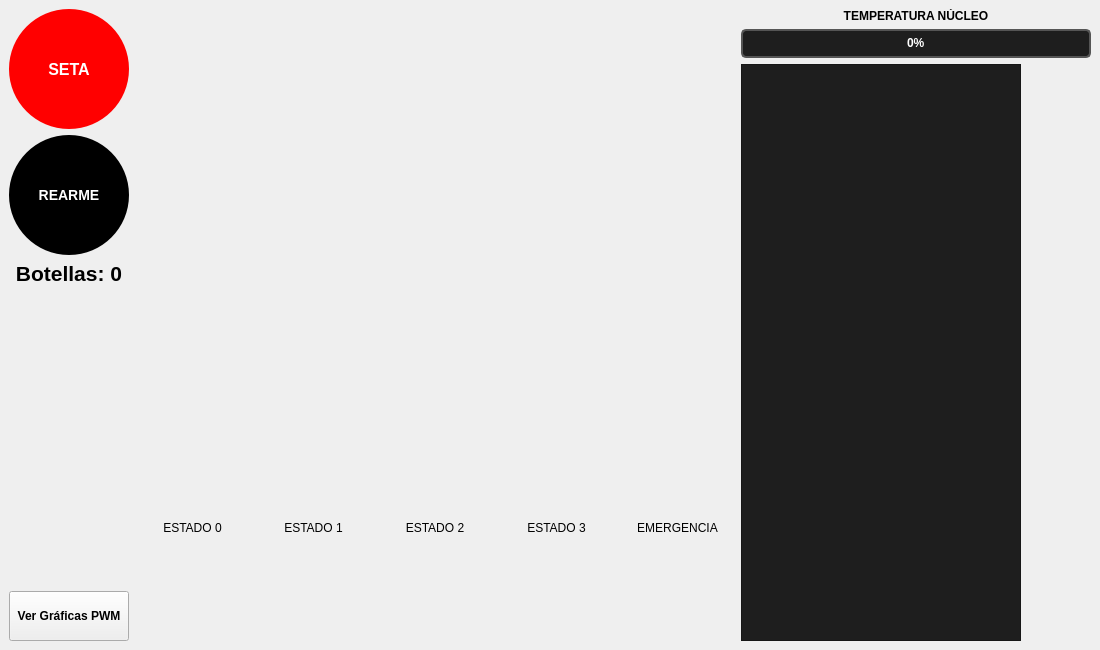
<?xml version="1.0" encoding="UTF-8"?>
<ui version="4.0">
 <class>MainWindow</class>
 <widget class="QMainWindow" name="MainWindow">
  <property name="geometry">
   <rect>
    <x>0</x>
    <y>0</y>
    <width>1100</width>
    <height>650</height>
   </rect>
  </property>
  <property name="windowTitle">
   <string>SCADA Embotelladora</string>
  </property>
  <widget class="QWidget" name="centralwidget">
   <layout class="QHBoxLayout" name="horizontalLayout">
    <item>
     <layout class="QVBoxLayout" name="layoutLeft">
      <item>
       <widget class="QPushButton" name="btnSeta">
        <property name="minimumSize">
         <size>
          <width>120</width>
          <height>120</height>
         </size>
        </property>
        <property name="styleSheet">
         <string>background-color: red; color: white; font-weight: bold; border-radius: 60px; font-size: 16px;</string>
        </property>
        <property name="text">
         <string>SETA</string>
        </property>
       </widget>
      </item>
      <item>
       <widget class="QPushButton" name="btnRearme">
        <property name="minimumSize">
         <size>
          <width>120</width>
          <height>120</height>
         </size>
        </property>
        <property name="styleSheet">
         <string>background-color: black; color: white; font-weight: bold; border-radius: 60px; font-size: 14px;</string>
        </property>
        <property name="text">
         <string>REARME</string>
        </property>
       </widget>
      </item>
      <item>
       <widget class="QLabel" name="lblContador">
        <property name="font">
         <font>
          <pointsize>16</pointsize>
          <bold>true</bold>
         </font>
        </property>
        <property name="text">
         <string>Botellas: 0</string>
        </property>
        <property name="alignment">
         <set>Qt::AlignCenter</set>
        </property>
       </widget>
      </item>
      <item>
       <spacer name="verticalSpacer">
        <property name="orientation">
         <enum>Qt::Vertical</enum>
        </property>
        <property name="sizeHint" stdset="0">
         <size>
          <width>20</width>
          <height>40</height>
         </size>
        </property>
       </spacer>
      </item>
      <item>
       <widget class="QPushButton" name="btnGraficas">
        <property name="minimumSize">
         <size>
          <width>0</width>
          <height>50</height>
         </size>
        </property>
        <property name="font">
         <font>
          <bold>true</bold>
         </font>
        </property>
        <property name="text">
         <string>Ver Gráficas PWM</string>
        </property>
       </widget>
      </item>
     </layout>
    </item>
    <item>
     <layout class="QVBoxLayout" name="layoutCenter">
      <item>
       <widget class="QLabel" name="lblImagen">
        <property name="minimumSize">
         <size>
          <width>600</width>
          <height>400</height>
         </size>
        </property>
        <property name="maximumSize">
         <size>
          <width>600</width>
          <height>400</height>
         </size>
        </property>
        <property name="styleSheet">
         <string>background-color: transparent;</string>
        </property>
        <property name="text">
         <string/>
        </property>
        <property name="scaledContents">
         <bool>true</bool>
        </property>
        <property name="alignment">
         <set>Qt::AlignCenter</set>
        </property>
       </widget>
      </item>
      <item>
       <layout class="QHBoxLayout" name="layoutStates">
        <item>
         <widget class="QLabel" name="lblSt0">
          <property name="minimumSize">
           <size>
            <width>0</width>
            <height>40</height>
           </size>
          </property>
          <property name="text">
           <string>ESTADO 0</string>
          </property>
          <property name="alignment">
           <set>Qt::AlignCenter</set>
          </property>
         </widget>
        </item>
        <item>
         <widget class="QLabel" name="lblSt1">
          <property name="minimumSize">
           <size>
            <width>0</width>
            <height>40</height>
           </size>
          </property>
          <property name="text">
           <string>ESTADO 1</string>
          </property>
          <property name="alignment">
           <set>Qt::AlignCenter</set>
          </property>
         </widget>
        </item>
        <item>
         <widget class="QLabel" name="lblSt2">
          <property name="minimumSize">
           <size>
            <width>0</width>
            <height>40</height>
           </size>
          </property>
          <property name="text">
           <string>ESTADO 2</string>
          </property>
          <property name="alignment">
           <set>Qt::AlignCenter</set>
          </property>
         </widget>
        </item>
        <item>
         <widget class="QLabel" name="lblSt3">
          <property name="minimumSize">
           <size>
            <width>0</width>
            <height>40</height>
           </size>
          </property>
          <property name="text">
           <string>ESTADO 3</string>
          </property>
          <property name="alignment">
           <set>Qt::AlignCenter</set>
          </property>
         </widget>
        </item>
        <item>
         <widget class="QLabel" name="lblStE">
          <property name="minimumSize">
           <size>
            <width>0</width>
            <height>40</height>
           </size>
          </property>
          <property name="text">
           <string>EMERGENCIA</string>
          </property>
          <property name="alignment">
           <set>Qt::AlignCenter</set>
          </property>
         </widget>
        </item>
       </layout>
      </item>
     </layout>
    </item>
    <item>
     <layout class="QVBoxLayout" name="layoutRight">
      <item>
       <widget class="QLabel" name="lblTempTitle">
        <property name="text">
         <string>TEMPERATURA NÚCLEO</string>
        </property>
        <property name="styleSheet">
         <string>color: black; font-weight: bold;</string>
        </property>
        <property name="alignment">
         <set>Qt::AlignCenter</set>
        </property>
       </widget>
      </item>
      <item>
       <widget class="QProgressBar" name="barTemp">
        <property name="maximum">
         <number>60</number>
        </property>
        <property name="value">
         <number>0</number>
        </property>
        <property name="styleSheet">
         <string>QProgressBar { border: 2px solid #555; border-radius: 5px; text-align: center; color: white; background-color: #1e1e1e; font-weight: bold; height: 25px; } QProgressBar::chunk { background-color: qlineargradient(x1:0, y1:0, x2:1, y2:0, stop:0 #ff3333, stop:1 #aa0000); }</string>
        </property>
       </widget>
      </item>
      <item>
       <widget class="QTextBrowser" name="txtConsole">
        <property name="minimumSize">
         <size>
          <width>280</width>
          <height>0</height>
         </size>
        </property>
        <property name="maximumSize">
         <size>
          <width>280</width>
          <height>16777215</height>
         </size>
        </property>
        <property name="styleSheet">
         <string>background-color: #1e1e1e; color: #00ff00; font-family: Consolas, monospace; font-size: 12px; padding: 5px;</string>
        </property>
       </widget>
      </item>
     </layout>
    </item>
    </layout>
   </widget>
  </widget> <resources/>
 <connections/>
</ui>
